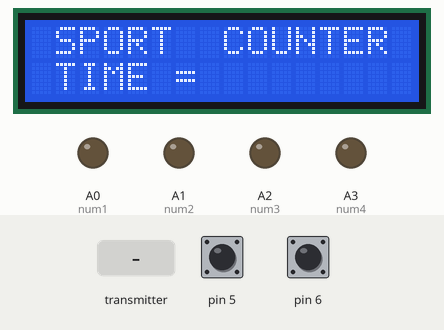
Recording of a sketch running on a simulated Arduino Uno, built with avr-gcc and run on an emulated ATmega328P. Shown: 16×2 character LCD, output pins drawn as LEDs (lit = HIGH). The test bench sets the inputs (shaded band); at power-on: pin 6 HIGH, pin 5 HIGH. Random numbers use the default seed unless the sketch sets one; no radio packets arrive unless stated; what the sketch prints to the serial monitor is not drawn.

Above: at 2.6 s.
2.7 s: pin 6 pulled LOW for 0.15 s
At 3.2 s:
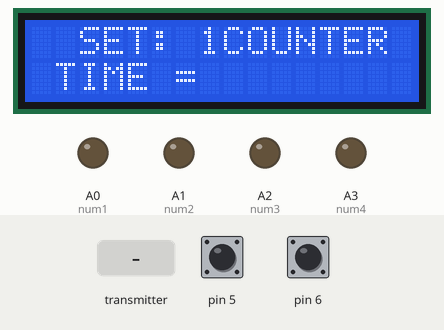
5.8 s: the transmitter starts sending msg = 0
At 6.9 s:
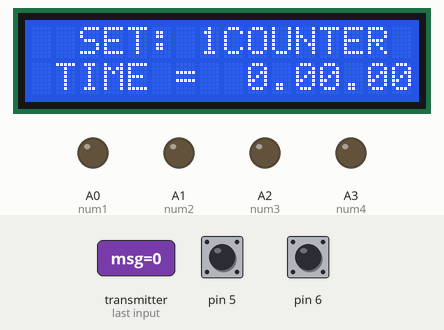
7.3 s: pin 6 pulled LOW for 1 s
At 9.1 s:
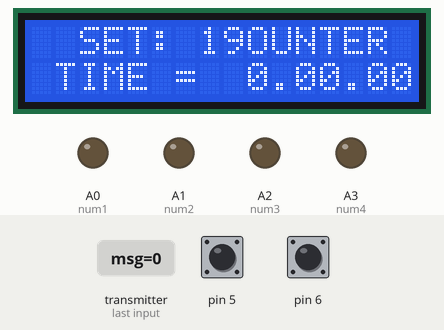
Timing chart, 0 to 10.6 s (numbered marks = the images above; inputs shaded):
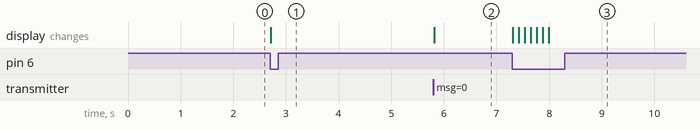

Measured:
- after the input at 2.7 s, the display: changes at once (image 1)
- after the input at 7.3 s, the display: first changes at once (image 3 shows a later state)

The sketch:

sport_tx.ino
```cpp
#include <SPI.h>
#include "nRF24L01.h"
#include "RF24.h"
#include <Wire.h>
#include <LiquidCrystal_I2C.h>
LiquidCrystal_I2C lcd(0x27, 16, 2);

#define CE_PIN   9
#define CSN_PIN 10
#define num1   A0
#define num2   A1
#define num3   A2
#define num4   A3

const uint64_t ch1 =  0x7878787878LL ;
const uint64_t ch2 =  0xB3B4B5B6F1LL ;
const uint64_t ch3 =  0xB3B4B5B6CDLL ;
const uint64_t ch4 =  0xB3B4B5B6A3LL ;
const uint64_t chc =  0xE8E8F0F0E5LL ;
int trans , x , y , z ;
float t , msg , count ;
float msg1 = 10 ;
float msg2 = 100 ;
RF24 radio(CE_PIN, CSN_PIN);

void setup() {
  randomSeed(analogRead(0));
  lcd.init();
  lcd.backlight();
  Serial.begin(9600);
  radio.begin();
  radio.stopListening(); //go into transmit mode
  pinMode(5, INPUT_PULLUP);
  pinMode(6, INPUT_PULLUP);
  pinMode(7, INPUT_PULLUP);
  pinMode(num1 , OUTPUT);
  pinMode(num2 , OUTPUT);
  pinMode(num3 , OUTPUT);
  pinMode(num4 , OUTPUT);
  for(int lc = 0 ; lc <= 10 ; lc ++ ) {
    lcd.setCursor(0, 0);
    lcd.print(" SPORT  COUNTER ");
    lcd.setCursor(0, 1);
    lcd.print(" TIME = ");
    delay(100);
  }
}

void loop() {

  int type = digitalRead(5);
  int no[9] = { 1, 2, 3, 4, 1, 2, 3, 4  };
  int c = 0 ;


looping:
  radio.stopListening(); //go into transmit mode

  if (digitalRead(6) < 1 ) {
    c = c + 1 ;
    int g = (int)random(0 - 9);
    if ((no[g] < 9 ) && ( no[g] > 0 )) {
      Serial.println(no[g]);
      trans = no[g] ;
      no[g] = 100 ;
      lcd.setCursor(0, 0);
      lcd.print("  SET: ");
      lcd.print(c);

      switch (trans) {
      case 1 :
        if (type < 1 ) {
          t =  millis();
          while ((millis() - t) < 100 ) {
            radio.openWritingPipe(ch1);
            radio.write( &msg1, sizeof(msg1) );
            digitalWrite(num1 , HIGH );
          }
          digitalWrite(num1 , LOW );
        }
        else {
          t =  millis();
          while ((millis() - t) < 100 ) {
            radio.openWritingPipe(ch1);
            radio.write( &msg2, sizeof(msg2) );
          }
        }
        radio.openReadingPipe(1 , ch1);
        radio.startListening();
        t = millis() ;
        while (!radio.available()) {
          count = millis() - t ;
          lcd.setCursor(0, 1);
          lcd.print(" TIME = ");
          lcd.setCursor(9, 1);
          lcd.print(count);
        }
        radio.read( &msg, sizeof(msg) );
        lcd.setCursor(9, 1);
        lcd.print(msg);

        break;


      case 2 :
        if (type < 1 ) {
          t =  millis();
          while ((millis() - t) < 100 ) {
            radio.openWritingPipe(ch2);
            radio.write( &msg1, sizeof(msg1) );
            digitalWrite(num2 , HIGH );
          }
          digitalWrite(num2 , LOW );
        }
        else {
          t =  millis();
          while ((millis() - t) < 100 ) {
            radio.openWritingPipe(ch2);
            radio.write( &msg2, sizeof(msg2) );
          }
        }
        radio.openReadingPipe(1 , ch2);
        radio.startListening();
        t = millis() ;
        while (!radio.available()) {
          count = millis() - t ;
          lcd.setCursor(0, 1);
          lcd.print(" TIME = ");
          lcd.setCursor(9, 1);
          lcd.print(count);
        }
        radio.read( &msg, sizeof(msg) );
        lcd.setCursor(9, 1);
        lcd.print(msg);

        break;


      case 3 :
        if (type < 1 ) {
          t =  millis();
          while ((millis() - t) < 100 ) {
            radio.openWritingPipe(ch3);
            radio.write( &msg1, sizeof(msg1) );
            digitalWrite(num3 , HIGH );
          }
          digitalWrite(num3 , LOW );
        }
        else {
          t =  millis();
          while ((millis() - t) < 100 ) {
            radio.openWritingPipe(ch3);
            radio.write( &msg2, sizeof(msg2) );
          }
        }
        radio.openReadingPipe(1 , ch3);
        radio.startListening();
        t = millis() ;
        while (!radio.available()) {
          count = millis() - t ;
          lcd.setCursor(0, 1);
          lcd.print(" TIME = ");
          lcd.setCursor(9, 1);
          lcd.print(count);
        }
        radio.read( &msg, sizeof(msg) );
        lcd.setCursor(9, 1);
        lcd.print(msg);

        break;


      case 4 :
        if (type < 1 ) {
          t =  millis();
          while ((millis() - t) < 100 ) {
            radio.openWritingPipe(ch4);
            radio.write( &msg1, sizeof(msg1) );
            digitalWrite(num4 , HIGH );
          }
          digitalWrite(num4 , LOW );
        }
        else {
          t =  millis() ;
          while ((millis() - t) < 100 ) {
            radio.openWritingPipe(ch4);
            radio.write( &msg2, sizeof(msg2) );
          }
        }
        radio.openReadingPipe(1 , ch4);
        radio.startListening();
        t = millis() ;
        while (!radio.available()) {
          count = millis() - t ;
          lcd.setCursor(0, 1);
          lcd.print(" TIME = ");
          lcd.setCursor(9, 1);
          lcd.print(count);
        }
        radio.read( &msg, sizeof(msg) );
        lcd.setCursor(9, 1);
        lcd.print(msg);

        break;


      }


    }

  }

  goto looping;


}
```
